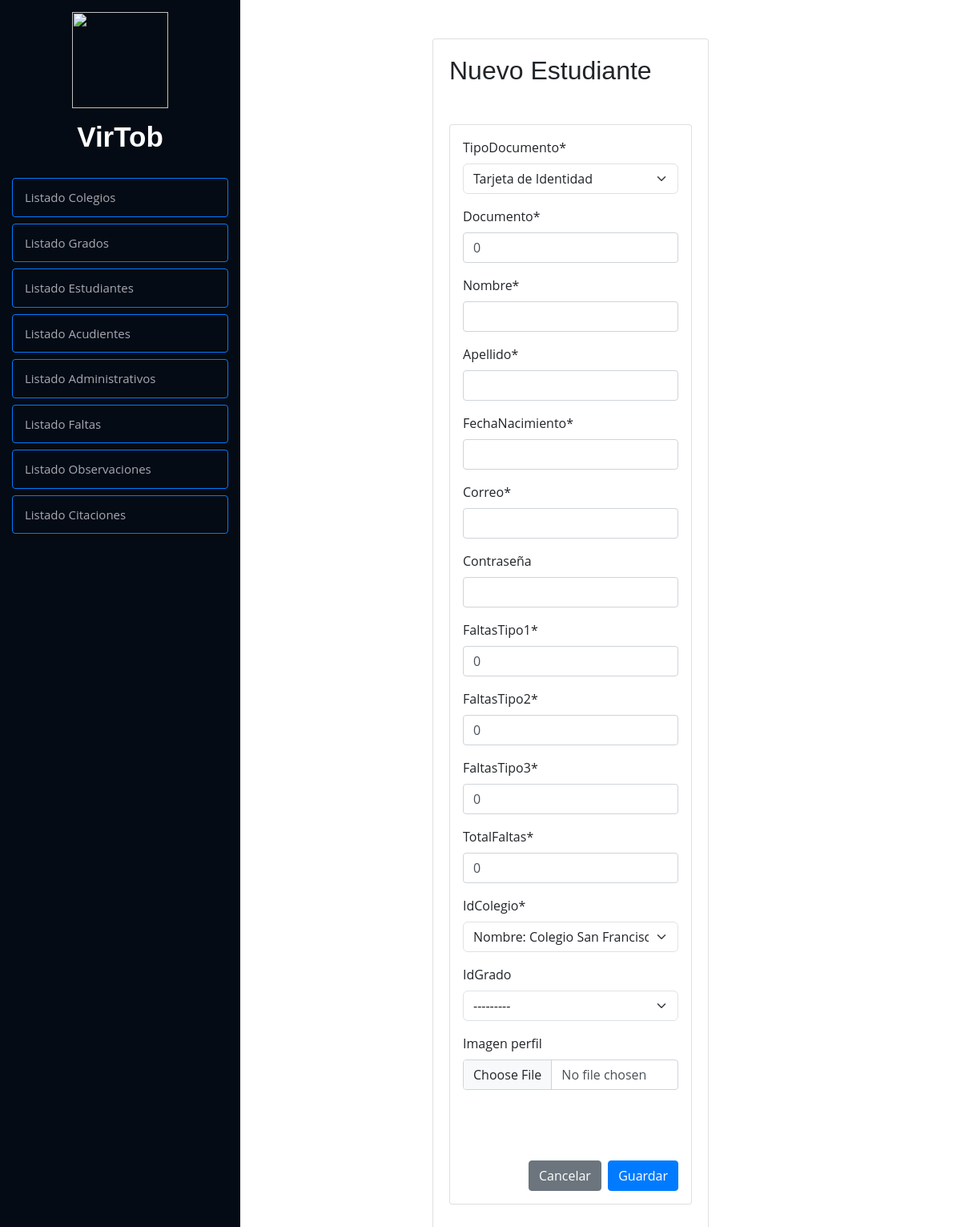
Page /crud/agregarEstudiante/ (signed in) on the committed database.
### Modulos/Observador/models.py (models this page shows)
class Colegio(models.Model):
    idColegio = models.AutoField(primary_key=True)
    nombre = models.CharField(max_length=50)
    direccion = models.CharField(max_length=100)
    telefono = models.CharField(max_length=13)
    email = models.EmailField(max_length=100)
    def __str__(self):
        return f"Nombre: {self.nombre} ({self.idColegio})"
    class Meta:
        verbose_name = 'Colegio'

class Grado(models.Model):
    idGrado = models.AutoField(primary_key=True)
    grado = models.CharField(max_length=16, null=True, blank=True)
    ciclo = models.CharField(max_length=7)
    idColegio = models.ForeignKey(
        Colegio, on_delete=models.CASCADE, related_name="grado", default=1)
    def __str__(self):
        return f"Grado: {self.grado} (Ciclo: {self.ciclo})"

### Modulos/Observador/views.py (the view, shortened to what this page needs)
# urls.py: path('agregarEstudiante/', agregarEstudiante, name="agregarEstudiante"),
def agregarEstudiante(request):
    if not request.session.get('isLogged', False):
        return redirect('login')
    if request.session.get('userType', False) != "directivo":
        return redirect('home')
    data = {
        'form': EstudianteForm(),
    }
    return render(request, 'agregar/estudiante.html', data)

### Modulos/Observador/forms.py
class EstudianteForm(forms.ModelForm):
    contrasena = forms.CharField(
        widget=forms.PasswordInput(
            attrs={'class': 'form-control', 'id': 'password-input'}
        ),
        label="Contraseña",
        required=False
    )
    class Meta:
        model = Estudiante
        fields = "__all__"
    def __init__(self, *args, **kwargs):
        super().__init__(*args, **kwargs)
        if self.instance and self.instance.pk:
            self.fields.pop('contrasena', None)

### Modulos/Usuarios/context_processors.py (called while the page is built)
def session_variables(request):
    return {
        'isLogged': request.session.get('isLogged', None),
        'userId': request.session.get('userId', None),
        'userType': request.session.get('userType', None),
        'userNombre': request.session.get('userNombre', None)
    }

### Modulos/Observador/templates/agregar/estudiante.html (shortened to what this page needs)
{% extends "../index.html" %}
{% load static %}
	{% block contenido %}
	<br><br>
	<div class="row">
		<div class="col-12 col-md-5 offset-md-3">
			<div class="card">
				<div class="card-body">
					<h2>Nuevo Estudiante</h2>
					<form  action="" method="POST" class="card p-3 mt-5"  enctype="multipart/form-data" class="form">
						{{ form|crispy }}
						<br>
						<br>
						<br>
						<div class="d-flex justify-content-end">
							<a href="{% url 'listaEstudiante' %}" class="btn btn-secondary">Cancelar</a>
							<input type="submit" value="Guardar" class="btn btn-primary">
						</div>
					</form>
				</div>
			</div>
		</div>
	</div>
{% endblock %}

### observadorVirtual/static/css/style.css (style rules this page uses)
body { font-family: "Open Sans", sans-serif; color: #272829; }
a { color: #149ddd; }
h1, h2, h3, h4, h5, h6 { font-family: "Raleway", sans-serif; }

### rows in the picture
Colegio: idColegio "Nombre: Colegio San Francisco de Asís (1)"
Grado: idGrado "---------"
